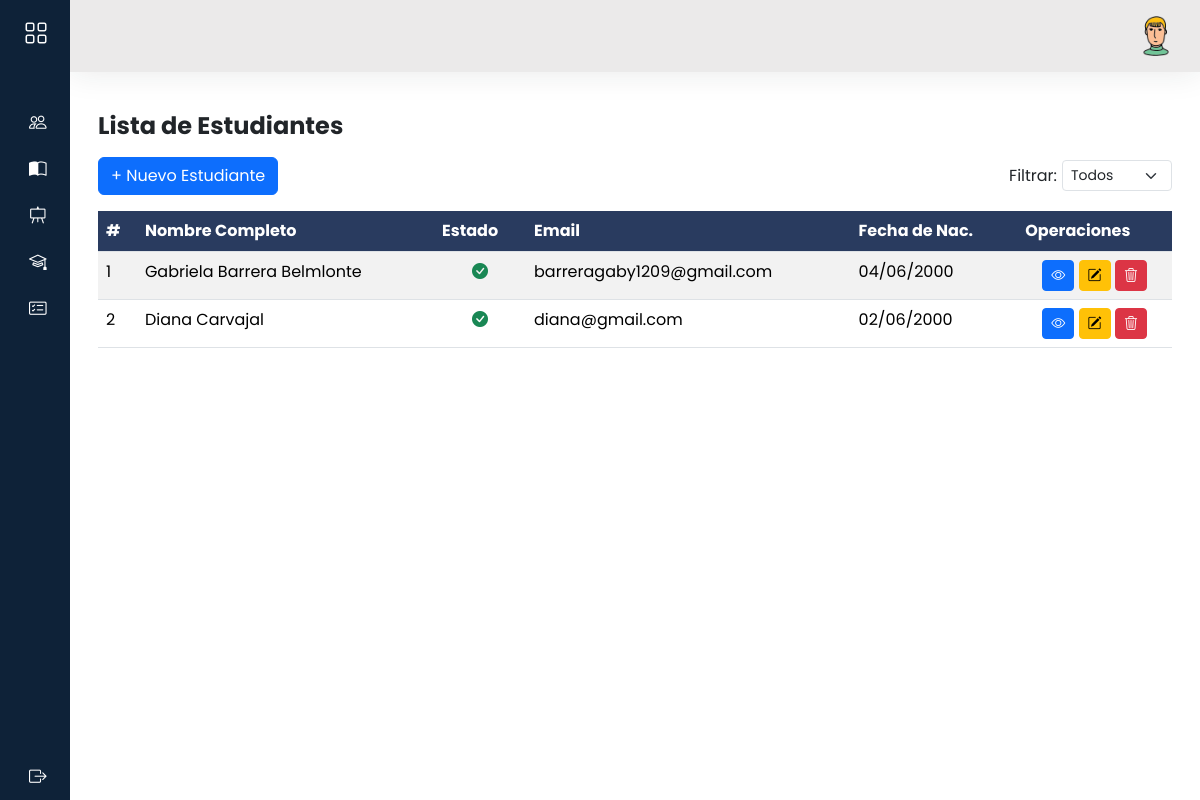
Page /admi/estudiantes/ on the earlier database version.
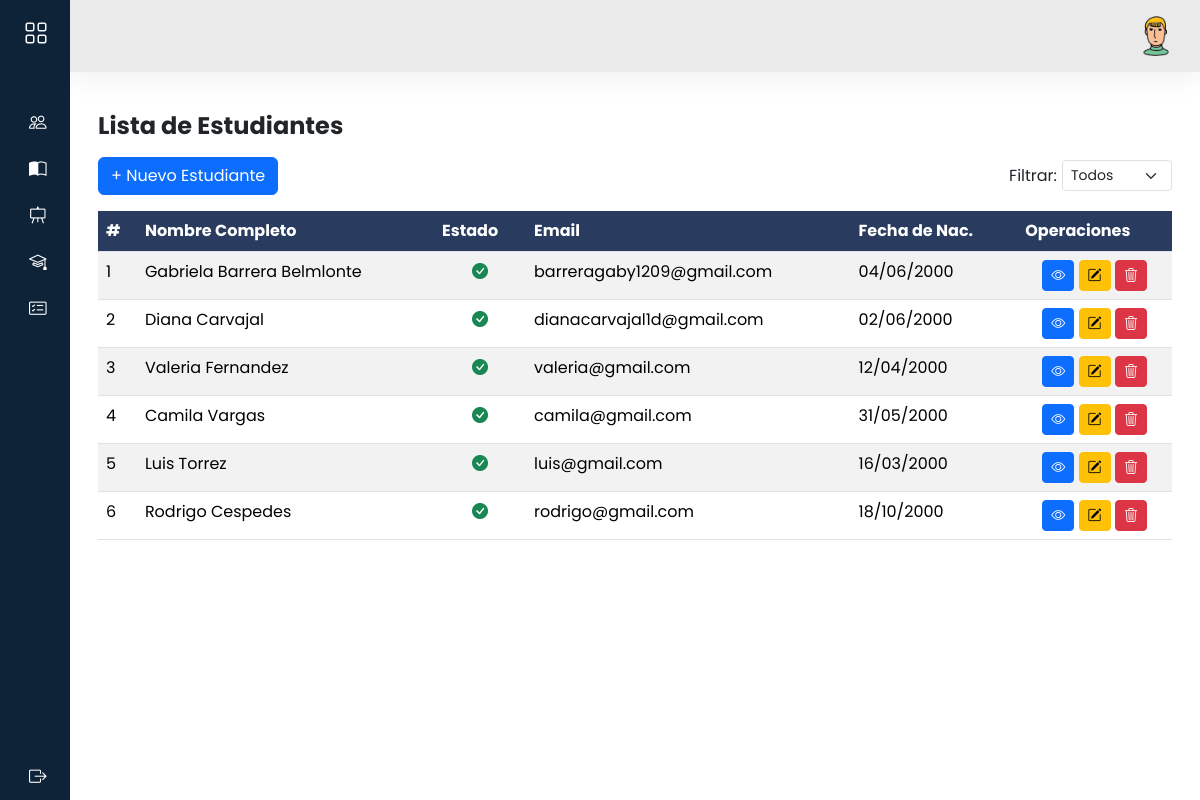
Same page on the later database version.
### models/estudiante_model.py (models this page shows, shortened)
class Estudiante(db.Model):
    __tablename__ = 'estudiantes'
    id = db.Column(db.Integer, primary_key=True)
    matricula = db.Column(db.String(20), unique=True)
    fecha_nac = db.Column(db.DateTime,nullable=False)
    genero = db.Column(db.String(10),nullable=False)
    telefono = db.Column(db.String(20),nullable=False)
    ci = db.Column(db.String(20),nullable=False)
    usuario_id = db.Column(db.Integer, db.ForeignKey('usuarios.id'),nullable=False)
    usuario = db.relationship('Usuario', back_populates='estudiantes')
    inscripciones = db.relationship('Inscripcion',back_populates='estudiante')
    inscripciones = db.relationship('Inscripcion', back_populates='estudiante')
    @staticmethod
    def get_all():
        return Estudiante.query.all()

### models/usuario_model.py (models this page shows, shortened)
class Usuario(db.Model, UserMixin):
    __tablename__='usuarios'
    id = db.Column(db.Integer,primary_key=True)
    nombre = db.Column(db.String(80),nullable=False)
    apellido = db.Column(db.String(100))
    email = db.Column(db.String(120), unique=True)
    username = db.Column(db.String(20),nullable=False)
    password = db.Column(db.String,nullable=False)
    activo = db.Column(db.Boolean, default=True,nullable=False)
    rol_id = db.Column(db.Integer, db.ForeignKey('rol.id'), nullable=False)
    rol = db.relationship('Rol', back_populates='usuarios')
    docentes = db.relationship('Docente', backref='usuario_rel', lazy=True, cascade='all, delete-orphan')
    estudiantes = db.relationship('Estudiante', backref='usuario_rel', lazy=True, cascade='all, delete-orphan')
    def delete(self):
        db.session.delete(self)
        db.session.commit()

### controllers/admi/estudiante_controller.py (the view)
@estudiante_bp.route("/")
def index():
    estudiantes = Estudiante.get_all()
    rol_estudiante = Rol.query.filter_by(nombre='Estudiante').first()
    usuarios = Usuario.query.filter_by(rol_id=rol_estudiante.id).all() if rol_estudiante else []
    return estudiante_view.list(estudiantes, usuarios)

### views/admi/estudiante_view.py (called while the page is built)
def list(estudiantes,usuarios):
    return render_template('admi/estudiantes/index.html',estudiantes=estudiantes,usuarios=usuarios)

### templates/admi/estudiantes/index.html (shortened to what this page needs)
{% extends 'admi/baseAdmi.html' %}
{% block content %}
<h3 class="fw-bold fs-4 my-3">Lista de Estudiantes
</h3>
<div class="d-flex justify-content-between align-items-center mb-3" style="gap: 10px;">
    <a data-bs-toggle="modal" data-bs-target="#modalNuevoEstudiante" class="btn btn-primary">
        + Nuevo Estudiante
    </a>
    <div class="d-flex align-items-center" style="gap: 5px;">
        <label for="filtroEstado" class="form-label mb-0">Filtrar:</label>
        <select id="filtroEstado" class="form-select form-select-sm" style="max-width: 150px;">
            <option value="">Todos</option>
        </select>
    </div>
</div>
<div class="row">
    <div class="col-12">
        <div class="table-responsive">
            <table id="mi-tabla" class="table table-striped  display nowrap" style="width:100%">
                <thead>
                    <tr class="highlight">
                        <th>#</th>
                        <th>Nombre Completo</th>
                        <th>Estado</th>
                        <th>Email</th>
                        <th>Fecha de Nac. </th>
                        <th>Operaciones</th>
                    </tr>
                </thead>
                <tbody>
                    {%for item in estudiantes%}
                    <tr>
                        <td>{{item.id}}</td>
                        <td>{{item.usuario.nombre}} {{ item.usuario.apellido }}</td>
                        <td class="text-center" data-search="{{ 'activo' if item.activo else 'inactivo' }}">
                            {% if item.usuario.activo %}
                            <i class="bi bi-check-circle-fill text-success"></i>
                            {% else %}
                            <i class="bi bi-x-circle-fill text-danger"></i>
                            {% endif %}
                        </td>
                        <td>{{item.usuario.email}}</td>
                        <td>{{item.fecha_nac.strftime('%d/%m/%Y')}}</td>
                        <td class="text-center">
                            <a data-bs-toggle="modal" data-bs-target="#modalVistaEstudiante{{ item.id }}"
                                class="btn btn-primary btn-sm"><i class=" bi bi-eye"></i></a>
                            <a data-bs-toggle="modal" data-bs-target="#modalEditarEstudiante{{ item.id }}"
                                class="btn btn-warning btn-sm"><i class="bi bi-pencil-square"></i></a>
                            <a class="btn btn-danger btn-sm" data-bs-toggle="modal"
                                data-bs-target="#modalConfirmarEliminar"
                                data-url="{{ url_for('estudiante.delete', id=item.id) }}">
                                <i class="bi bi-trash3"></i>
                            </a>
                        </td>
                    </tr>
                    {%endfor%}
                </tbody>
            </table>
        </div>
    </div>
</div>
{% endblock %}

Differences in the rows shown:
changed through a linked row, Estudiante "Diana": usuario.email "diana@gmail.com" → "dianacarvajal1d@gmail.com"
added Estudiante: id "3", usuario.nombre "Valeria", usuario.apellido "Fernandez", usuario.email "valeria@gmail.com", fecha_nac "12/04/2000"
added Estudiante: id "4", usuario.nombre "Camila", usuario.apellido "Vargas", usuario.email "camila@gmail.com", fecha_nac "31/05/2000"
added Estudiante: id "5", usuario.nombre "Luis", usuario.apellido "Torrez", usuario.email "luis@gmail.com", fecha_nac "16/03/2000"
added Estudiante: id "6", usuario.nombre "Rodrigo", usuario.apellido "Cespedes", usuario.email "rodrigo@gmail.com", fecha_nac "18/10/2000"
